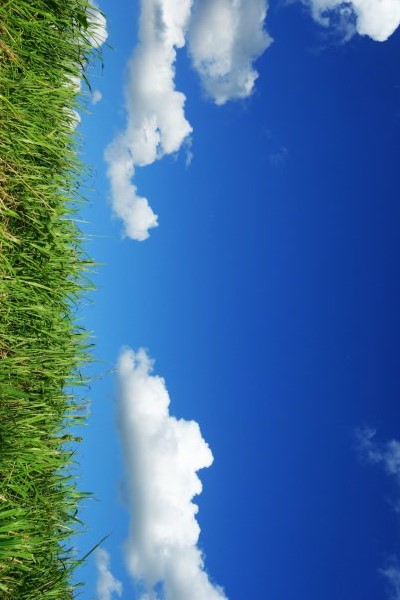
#> input picture blue-sky-bright-clouds-1254571.jpg, 400 x 600 px
$ python 'Sky enhancement.py'   (older library calls are emulated)
#> lines starting #> are read from the running program, lines starting #| are printed output that depends on the picture; after the words box and inside, x2 and y2 are one past the last pixel; in counts of white or black regions, pixels touching at a corner belong together
# -*- coding: utf-8 -*-
"""
Created on Thu Sep  8 22:15:12 2022

@author: Krishnapriya S
@author: Tajamul Ashraf
"""
import cv2
import math
import seaborn as sns
import skimage
from skimage import exposure
# Load the cascade

import numpy as np
import matplotlib.pyplot as plt
from skimage.exposure import match_histograms

# INPUT IMAGE
img_ref = cv2.imread("blue-sky-bright-clouds-1254571.jpg")
#> img_ref is the input picture: shape (600, 400, 3); mean B, G, R 157.3, 112.6, 67.3
cv2.imshow('img', img_ref)
cv2.imwrite('img_ref.png', img_ref)
cv2.waitKey(0)

img_ref_rgb = cv2.cvtColor(img_ref, cv2.COLOR_BGR2RGB)
hsv_img_ref = cv2.cvtColor(img_ref_rgb, cv2.COLOR_RGB2HSV)
#> hsv_img_ref: shape (600, 400, 3); mean H, S, V 95.2, 173.7, 170.9

# MASK RANGE
light_sky = (80, 175, 104)
dark_sky = (115, 240, 230)
light_cloud = (75, 2, 155)
dark_cloud = (115, 125, 255)
mask1_ref = cv2.inRange(hsv_img_ref, light_sky, dark_sky)
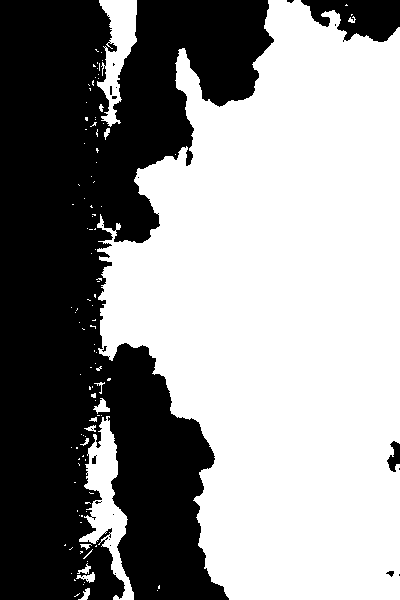
#> mask1_ref: shape (600, 400); 56.6% white; 24 black regions (19 under 20 px), largest, box (x1, y1, x2, y2) and area: (0, 0, 274, 600) 101078, (301, 0, 400, 42) 2733, (387, 441, 400, 472) 238, (92, 455, 97, 464) 29, (386, 571, 394, 577) 28
mask2_ref = cv2.inRange(hsv_img_ref, light_cloud, dark_cloud)
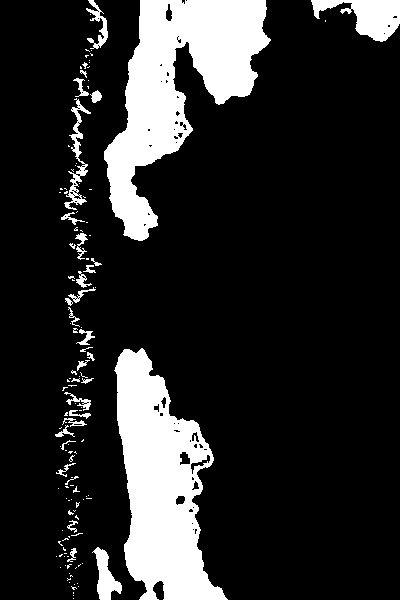
#> mask2_ref: shape (600, 400); 16.5% white; 132 white regions (99 under 20 px), largest, box (x1, y1, x2, y2) and area: (104, 0, 271, 241) 17400, (114, 348, 228, 600) 16118, (311, 0, 400, 42) 1983

mask_ref = mask1_ref + mask2_ref
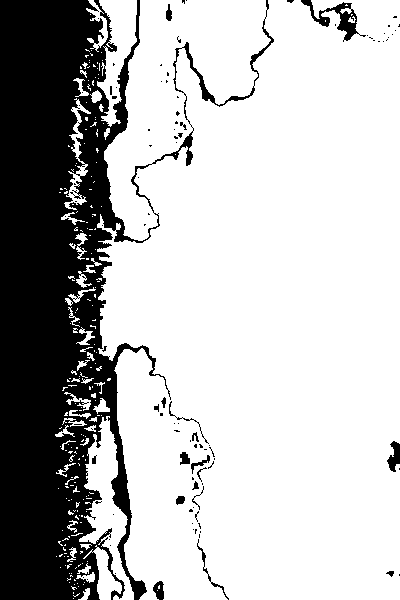
#> mask_ref: shape (600, 400); 73.1% white; 101 black regions (82 under 20 px), largest, box (x1, y1, x2, y2) and area: (0, 0, 274, 600) 62355, (301, 0, 366, 42) 717, (387, 441, 400, 472) 238

result_sky_ref = cv2.bitwise_and(img_ref, img_ref, mask=mask1_ref)
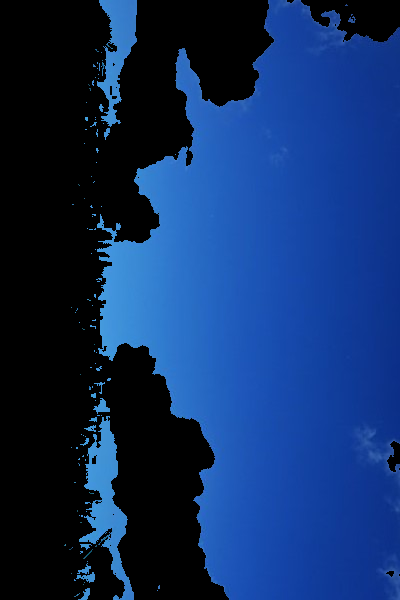
#> result_sky_ref: shape (600, 400, 3); mean B, G, R 97.8, 46.3, 16.2
cv2.imshow("1", result_sky_ref)
cv2.imwrite('skyref.png', result_sky_ref)
cv2.waitKey(0)

plt.hist(result_sky_ref.ravel(), bins=256, range=[1, 256])

result_cloud_ref = cv2.bitwise_and(img_ref, img_ref, mask=mask2_ref)
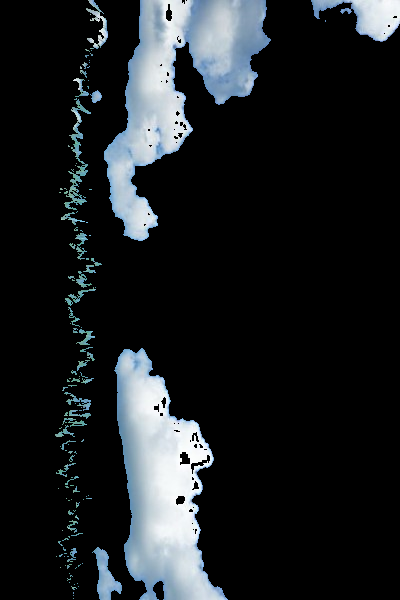
#> result_cloud_ref: shape (600, 400, 3); mean B, G, R 34.7, 32.1, 28.5
plt.hist(result_cloud_ref.ravel(), bins=256, range=[1, 256])
cv2.imshow("2", result_cloud_ref)
cv2.imwrite('cloudref.png', result_cloud_ref)
cv2.waitKey(0)


# HISTOGRAM EQUALIZATION
eq_sky_ref = cv2.equalizeHist(cv2.cvtColor(result_sky_ref, cv2.COLOR_BGR2GRAY))
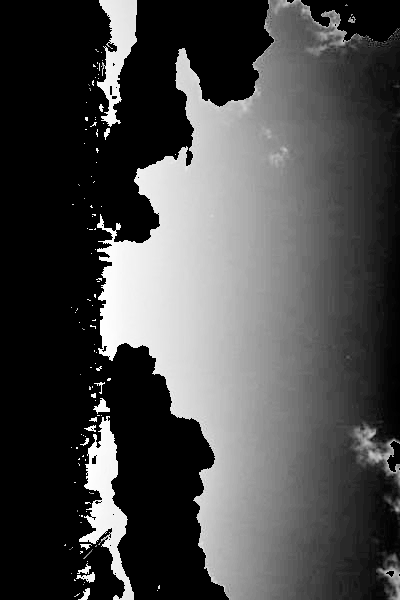
#> eq_sky_ref: shape (600, 400); min 0, max 255, mean 73.3
plt.hist(eq_sky_ref.ravel(), bins=256, range=[1, 256])

eq_cloud_ref = cv2.equalizeHist(cv2.cvtColor(result_cloud_ref, cv2.COLOR_BGR2GRAY))
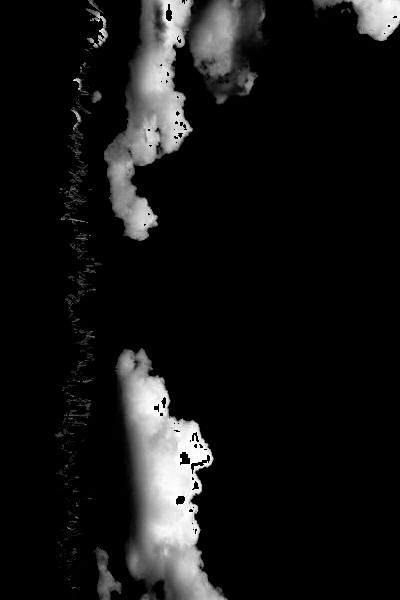
#> eq_cloud_ref: shape (600, 400); min 0, max 255, mean 21.2
plt.hist(eq_cloud_ref.ravel(), bins=256, range=[1, 256])

img_target = cv2.imread("pic87.jpg")
#> (the run stopped early here; a loop or call above may not have finished)

$ run again, with blue-sky-bright-clouds-125457.jpg copied over blue-sky-bright-clouds-1254571.jpg
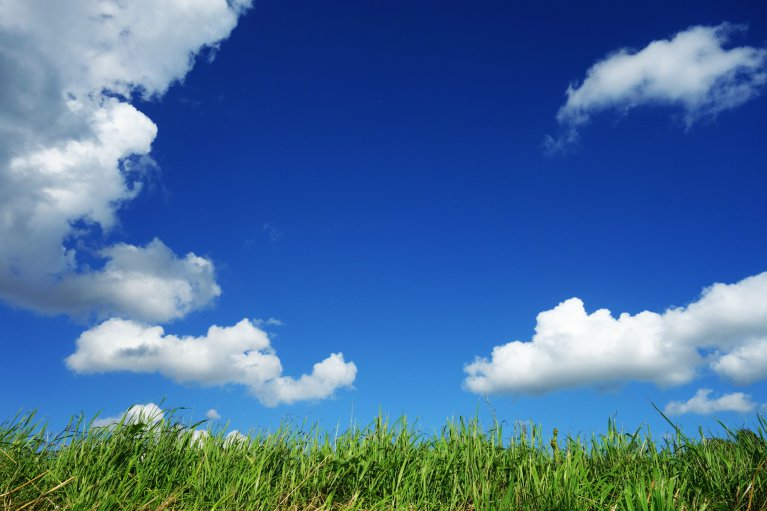
#> input picture blue-sky-bright-clouds-125457.jpg, 767 x 511 px
#> img_ref is the input picture: shape (511, 767, 3); mean B, G, R 155.5, 110.4, 70.6
#> hsv_img_ref: shape (511, 767, 3); mean H, S, V 98, 166.6, 166
#> `mask1_ref = cv2.inRange(hsv_img_ref, light_sky, dark_sky)`:
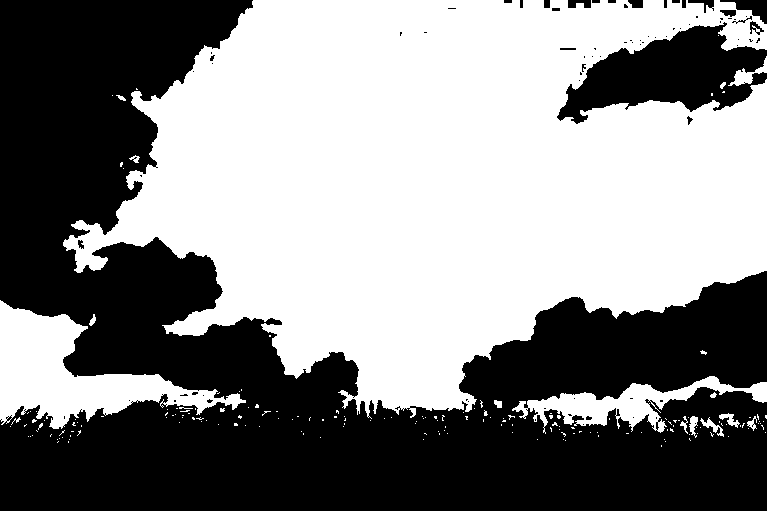
#> mask1_ref: shape (511, 767); 52.9% white; 79 black regions (58 under 20 px), largest, box (x1, y1, x2, y2) and area: (0, 0, 767, 511) 171927, (557, 22, 767, 124) 10977, (720, 0, 767, 24) 475
#> mask2_ref: shape (511, 767); 24% white; 274 white regions (234 under 20 px), largest, box (x1, y1, x2, y2) and area: (0, 0, 251, 287) 39395, (464, 272, 767, 397) 21092, (62, 240, 357, 408) 20703
#> mask_ref: shape (511, 767); 76.9% white; 199 black regions (159 under 20 px), largest, box (x1, y1, x2, y2) and area: (0, 330, 767, 511) 76942, (0, 145, 223, 338) 5939, (557, 22, 767, 124) 3123
#> `eq_cloud_ref = cv2.equalizeHist(cv2.cvtColor(result_cloud_ref, cv2.COL..`:
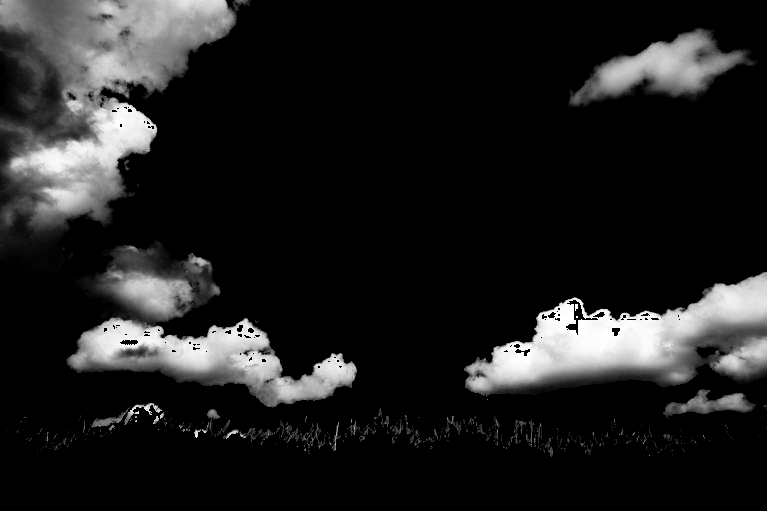
#> eq_cloud_ref: shape (511, 767); min 0, max 255, mean 30.9
